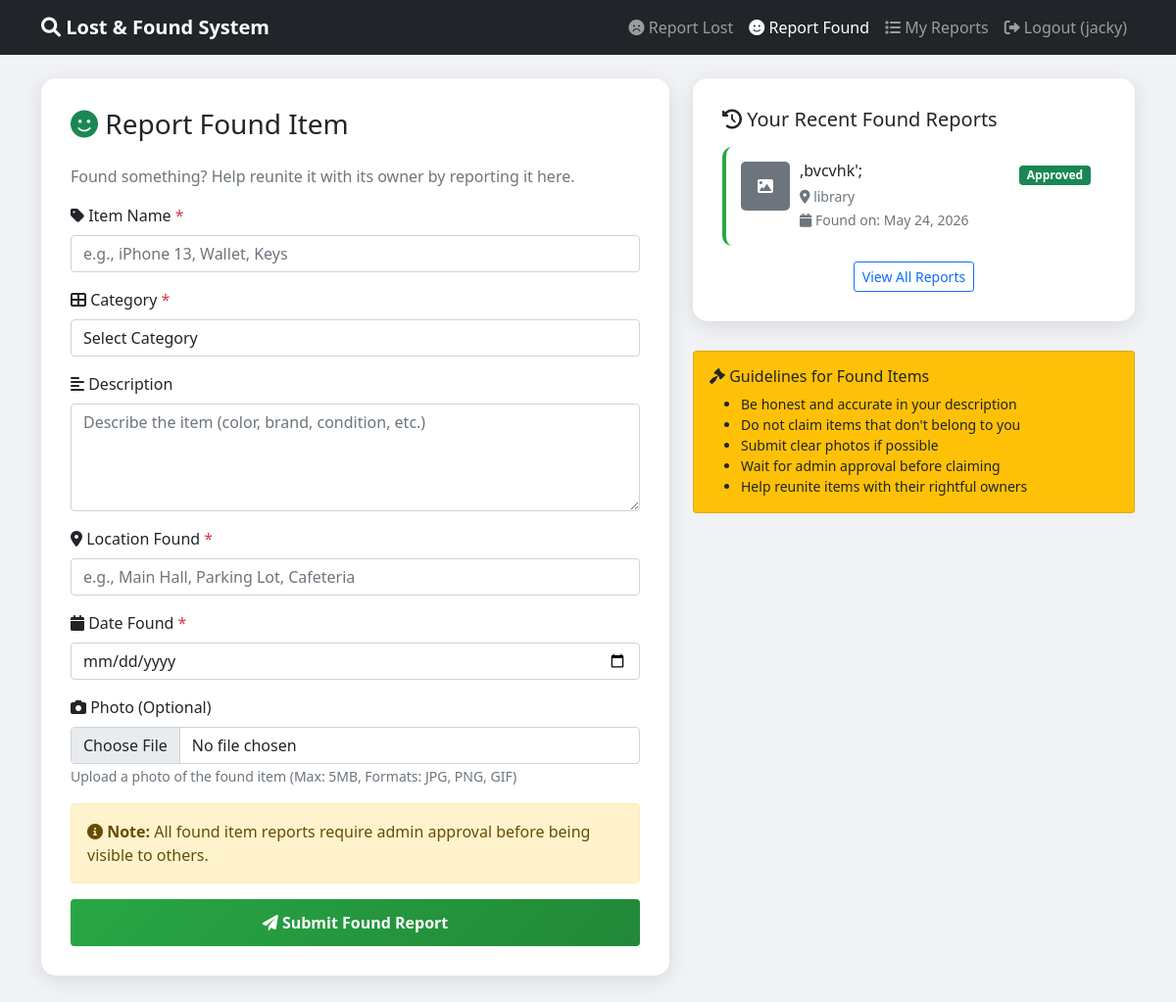
/Frontend/Public_Users/found_items.php (signed in), run on the app's committed database.
### tables this page shows
CREATE TABLE `found_reports` (
  `id` int(11) NOT NULL AUTO_INCREMENT,
  `user_id` int(11) NOT NULL,
  `item_name` varchar(255) NOT NULL,
  `category` varchar(100) NOT NULL,
  `description` text DEFAULT NULL,
  `location` varchar(255) NOT NULL,
  `date_found` date NOT NULL,
  `status` varchar(20) DEFAULT 'pending',
  `created_at` timestamp NOT NULL DEFAULT current_timestamp(),
  `claimed_by` int(11) DEFAULT NULL,
  `claimed_at` datetime DEFAULT NULL,
  `photo` varchar(500) DEFAULT NULL,
  `photo_type` varchar(50) DEFAULT NULL,
  PRIMARY KEY (`id`),
  KEY `idx_user_id` (`user_id`),
  KEY `idx_category` (`category`),
  KEY `idx_status` (`status`),
  KEY `idx_date_found` (`date_found`),
  KEY `idx_found_reports_search` (`item_name`,`category`,`location`,`status`),
  CONSTRAINT `found_reports_ibfk_1` FOREIGN KEY (`user_id`) REFERENCES `users` (`id`) ON DELETE CASCADE
);

### Frontend/Public_Users/found_items.php (the view, shortened to what this page needs)
<?php
require_once "../../config/db_connect.php";
$user_id = $_SESSION['user_id'];
$recent_query = "SELECT * FROM found_reports WHERE user_id = $user_id ORDER BY created_at DESC LIMIT 5";
$recent_reports = mysqli_query($conn, $recent_query);
?>
<!DOCTYPE html>
<html lang="en">
<head>
    <link href="https://cdn.jsdelivr.net/npm/bootstrap@5.1.3/dist/css/bootstrap.min.css" rel="stylesheet">
    <link href="https://cdnjs.cloudflare.com/ajax/libs/font-awesome/6.0.0/css/all.min.css" rel="stylesheet">
</head>
<body>
    <nav class="navbar navbar-expand-lg navbar-dark bg-dark">
        <div class="container">
            <a class="navbar-brand" href="../../index.php">
                <i class="fas fa-search"></i> Lost & Found System
            </a>
            <div class="collapse navbar-collapse" id="navbarNav">
                <ul class="navbar-nav ms-auto">
                    <li class="nav-item">
                        <a class="nav-link" href="lost_reports.php">
                            <i class="fas fa-frown"></i> Report Lost
                        </a>
                    </li>
                    <li class="nav-item">
                        <a class="nav-link active" href="found_items.php">
                            <i class="fas fa-smile"></i> Report Found
                        </a>
                    </li>
                    <li class="nav-item">
                        <a class="nav-link" href="myReports.php">
                            <i class="fas fa-list"></i> My Reports
                        </a>
                    </li>
                    <li class="nav-item">
                        <a class="nav-link" href="../../auth/logout.php">
                            <i class="fas fa-sign-out-alt"></i> Logout (<?php echo htmlspecialchars($_SESSION['username']); ?>)
                        </a>
                    </li>
                </ul>
            </div>
        </div>
    </nav>
    <div class="container mt-4">
        <div class="row">
            <div class="col-md-7">
                <div class="form-container">
                    <h3 class="mb-4">
                        <i class="fas fa-smile text-success"></i> Report Found Item
                    </h3>
                    <p class="text-muted">Found something? Help reunite it with its owner by reporting it here.</p>
                    <form id="foundReportForm" enctype="multipart/form-data">
                        <div class="mb-3">
                            <label class="form-label">
                                <i class="fas fa-tag"></i> Item Name <span class="text-danger">*</span>
                            </label>
                            <input type="text" class="form-control" name="item_name" required
                                   placeholder="e.g., iPhone 13, Wallet, Keys">
                        </div>
                        <div class="mb-3">
                            <label class="form-label">
                                <i class="fas fa-th-large"></i> Category <span class="text-danger">*</span>
                            </label>
                            <select class="form-control" name="category" required>
                                <option value="">Select Category</option>
                            </select>
                        </div>
                        <div class="mb-3">
                            <label class="form-label">
                                <i class="fas fa-align-left"></i> Description
                            </label>
                            <textarea class="form-control" name="description" rows="4"
                                      placeholder="Describe the item (color, brand, condition, etc.)"></textarea>
                        </div>
                        <div class="mb-3">
                            <label class="form-label">
                                <i class="fas fa-map-marker-alt"></i> Location Found <span class="text-danger">*</span>
                            </label>
                            <input type="text" class="form-control" name="location" required
                                   placeholder="e.g., Main Hall, Parking Lot, Cafeteria">
                        </div>
                        <div class="mb-3">
                            <label class="form-label">
                                <i class="fas fa-calendar"></i> Date Found <span class="text-danger">*</span>
                            </label>
                            <input type="date" class="form-control" name="date_found" required>
                        </div>
                        <div class="mb-3">
                            <label class="form-label">
                                <i class="fas fa-camera"></i> Photo (Optional)
                            </label>
                            <input type="file" class="form-control" name="photo" accept="image/*" id="photoInput">
                            <small class="text-muted">Upload a photo of the found item (Max: 5MB, Formats: JPG, PNG, GIF)</small>
                        </div>
                        <div class="alert alert-warning">
                            <i class="fas fa-info-circle"></i>
                            <strong>Note:</strong> All found item reports require admin approval before being visible to others.
                        </div>
                        <button type="submit" class="btn btn-success btn-submit w-100">
                            <i class="fas fa-paper-plane"></i> Submit Found Report
                        </button>
                    </form>
                </div>
            </div>
            <div class="col-md-5">
                <div class="form-container">
                    <h5 class="mb-3">
                        <i class="fas fa-history"></i> Your Recent Found Reports
                    </h5>
                    <?php if($recent_reports && mysqli_num_rows($recent_reports) > 0): ?>
                        <?php while($report = mysqli_fetch_assoc($recent_reports)): ?>
                        <div class="recent-card">
                            <div class="d-flex">
                                <?php if(isset($report['photo']) && $report['photo'] && file_exists("../../" . $report['photo'])): ?>
                                    <img src="../../<?php echo $report['photo']; ?>" class="recent-photo" alt="Item photo">
                                <?php else: ?>
                                    <div class="recent-photo bg-secondary text-white d-flex align-items-center justify-content-center">
                                        <i class="fas fa-image"></i>
                                    </div>
                                <?php endif; ?>
                                <div class="flex-grow-1">
                                    <h6 class="mb-1"><?php echo htmlspecialchars($report['item_name']); ?></h6>
                                    <small class="text-muted">
                                        <i class="fas fa-map-marker-alt"></i> <?php echo htmlspecialchars($report['location']); ?>
                                    </small><br>
                                    <small class="text-muted">
                                        <i class="fas fa-calendar"></i> Found on: <?php echo date('M d, Y', strtotime($report['date_found'])); ?>
                                    </small>
                                </div>
                                <div>
                                    <span class="badge bg-<?php
                                        $status = isset($report['status']) ? $report['status'] : 'pending';
                                        echo $status == 'approved' ? 'success' : ($status == 'pending' ? 'warning' : 'danger');
                                    ?>">
                                        <?php echo ucfirst($status); ?>
                                    </span>
                                </div>
                            </div>
                        </div>
                        <?php endwhile; ?>
                        <div class="text-center mt-3">
                            <a href="myReports.php" class="btn btn-sm btn-outline-primary">View All Reports</a>
                        </div>
                    <?php endif; ?>
                </div>
                <div class="card bg-warning mt-3">
                    <div class="card-body">
                        <h6><i class="fas fa-gavel"></i> Guidelines for Found Items</h6>
                        <ul class="small mb-0">
                            <li>Be honest and accurate in your description</li>
                            <li>Do not claim items that don't belong to you</li>
                            <li>Submit clear photos if possible</li>
                            <li>Wait for admin approval before claiming</li>
                            <li>Help reunite items with their rightful owners</li>
                        </ul>
                    </div>
                </div>
            </div>
        </div>
    </div>
</body>
</html>

### Frontend/Public_Users/found_items.php (style rules this page uses)
body { background: #f0f2f5; }
.navbar-brand { font-weight: bold; }
.form-container { background: white; border-radius: 15px; box-shadow: 0 5px 20px rgba(0,0,0,0.1); padding: 30px; margin-bottom: 30px; }
.recent-card { background: white; border-radius: 10px; padding: 15px; margin-bottom: 15px; transition: transform 0.3s; border-left: 4px solid #28a745; }
.btn-submit { background: linear-gradient(135deg, #28a745 0%, #218838 100%); border: none; padding: 12px 30px; font-weight: bold; }
.recent-photo { width: 50px; height: 50px; object-fit: cover; border-radius: 5px; margin-right: 10px; }

### data on the page
found_reports: item_name ",bvcvhk';", location "library", date_found "May 24, 2026", status "Approved"

### other printed values
$_SESSION['username'] "jacky"
